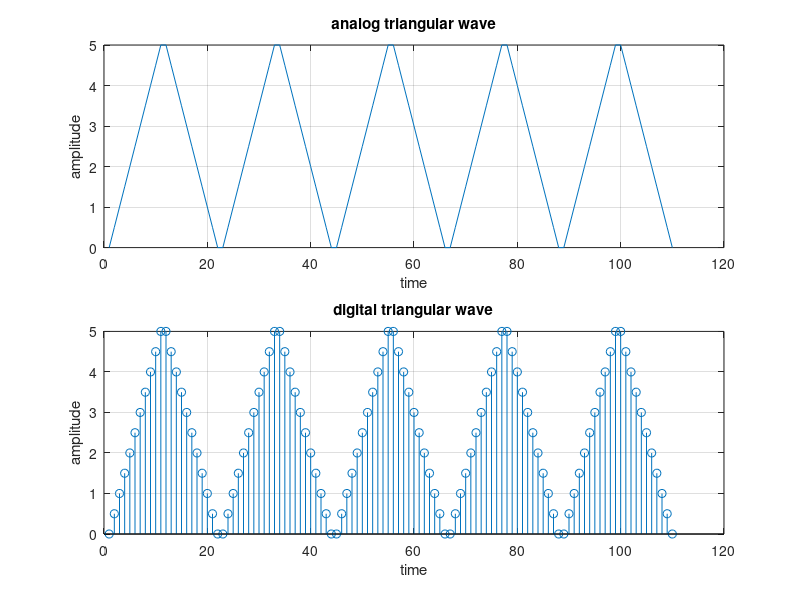

Reproduce this figure in MATLAB.
clear all;
close all;
clc;
%generation of various dts%
N=input("enter the number of cycle");
M=input("enter the amplitude");
n1=0:0.5:M;
n2=M:-0.5:0;
n=[];
for i=1:N
    n=[n,n1,n2];
end
subplot(2,2,[1,2]);
plot(n) %ct
xlabel('time');
ylabel('amplitude');
title('analog triangular wave');grid on;
subplot(2,2,[3,4])
stem(n);
xlabel('time');
ylabel('amplitude');
title('digital triangular wave');grid on;